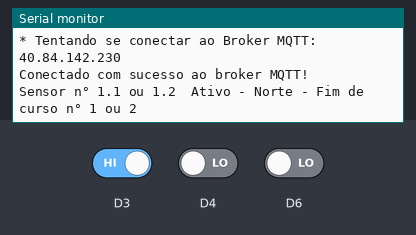
Recording of a sketch running on a simulated ESP8266 (NodeMCU). Parts: the last lines printed to the serial monitor. The test bench sets the inputs (shaded band); at power-on: D3 HIGH, D4 LOW, D6 LOW. WiFi joins after 1.5 s; servers stay silent unless stated; network time is answered at once with the bench clock; the local clock reads 2024-03-15 10:24:30 at power-on unless the sketch sets it; no MQTT or app messages arrive unless stated.

Above: at 12.7 s.
12.8 s: D3 driven LOW
At 14.0 s:
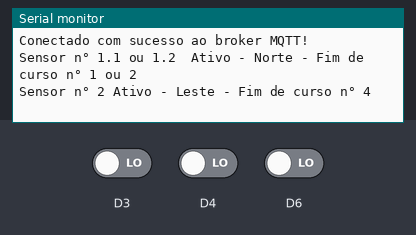
16.1 s: D3 driven HIGH and D4 driven HIGH
At 17.3 s:
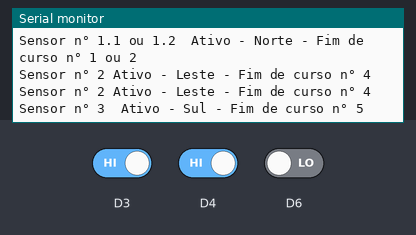

Measured:
- after the input at 12.8 s, the serial monitor: prints a new line after 0.30 s (image 1)
- after the input at 16.1 s, the serial monitor: prints a new line at once (image 2)

The sketch:

sendingDataToTheMqttServer.ino
```cpp
#include <ESP8266WiFi.h> // Importa a Biblioteca ESP8266WiFi
#include <PubSubClient.h> // Importa a Biblioteca PubSubClient
#include <NTPClient.h>//Biblioteca do NTP.
#include <WiFiUDP.h>//Biblioteca do UDP.

WiFiUDP udp;//Cria um objeto "UDP".
NTPClient ntp(udp, "a.st1.ntp.br", -3 * 3600, 60000);//Cria um objeto "NTP" com as configurações.

String hora;//Váriavel que armazenara o horario do NTP.

//defines:
//defines de id mqtt e tópicos para publicação e subscribe
#define TOPICO_SUBSCRIBE "MQTTFilipeFlopEnvia"     //tópico MQTT de escuta
#define TOPICO_PUBLISH   "MQTTFilipeFlopRecebe"    //tópico MQTT de envio de informações para Broker
                                                   //IMPORTANTE: recomendamos fortemente alterar os nomes
                                                   //            desses tópicos. Caso contrário, há grandes
                                                   //            chances de você controlar e monitorar o NodeMCU
                                                   //            de outra pessoa.
#define ID_MQTT  "HomeAut"     //id mqtt (para identificação de sessão)
                               //IMPORTANTE: este deve ser único no broker (ou seja,
                               //            se um client MQTT tentar entrar com o mesmo
                               //            id de outro já conectado ao broker, o broker
                               //            irá fechar a conexão de um deles).


// WIFI
const char* SSID = "NomeWifi"; // SSID / nome da rede WI-FI que deseja se conectar
const char* PASSWORD = "senhaWifi"; // Senha da rede WI-FI que deseja se conectar

// MQTT
const char* BROKER_MQTT = "40.84.142.230"; //URL do broker MQTT que se deseja utilizar
int BROKER_PORT = 1234; // Porta do Broker MQTT

//Variáveis e objetos globais
WiFiClient espClient; // Cria o objeto espClient
PubSubClient MQTT(espClient); // Instancia o Cliente MQTT passando o objeto espClient
char EstadoSaida = '0';  //variável que armazena o estado atual da saída

//Prototypes
void initSerial();
void initWiFi();
void initMQTT();
void reconectWiFi();
void mqtt_callback(char* topic, byte* payload, unsigned int length);
void VerificaConexoesWiFIEMQTT(void);
void InitOutput(void);

/*
 *  Implementações das funções
 */
void setup()
{

  delay(10000);                // atraso de 100 milisegundos

  Serial.println("helo word");          // imprime uma linha
  WiFi.mode(WIFI_STA);       // configura rede no modo estacao
    //inicializações:
    InitOutput();
    initSerial();
    initWiFi();
    initMQTT();

   ntp.begin();//Inicia o NTP.
   ntp.forceUpdate();//Força o Update.

}

//Função: inicializa comunicação serial com baudrate 115200 (para fins de monitorar no terminal serial
//        o que está acontecendo.
//Parâmetros: nenhum
//Retorno: nenhum
void initSerial()
{
    Serial.begin(115200);
}

//Função: inicializa e conecta-se na rede WI-FI desejada
//Parâmetros: nenhum
//Retorno: nenhum
void initWiFi()
{
    delay(10);
    Serial.println("------Conexao WI-FI------");
    Serial.print("Conectando-se na rede: ");
    Serial.println(SSID);
    Serial.println("Aguarde");

    reconectWiFi();
}

//Função: inicializa parâmetros de conexão MQTT(endereço do
//        broker, porta e seta função de callback)
//Parâmetros: nenhum
//Retorno: nenhum
void initMQTT()
{
    MQTT.setServer(BROKER_MQTT, BROKER_PORT);   //informa qual broker e porta deve ser conectado
    //MQTT.setCallback(mqtt_callback);            //atribui função de callback (função chamada quando qualquer informação de um dos tópicos subescritos chega)
}


//Função: reconecta-se ao broker MQTT (caso ainda não esteja conectado ou em caso de a conexão cair)
//        em caso de sucesso na conexão ou reconexão, o subscribe dos tópicos é refeito.
//Parâmetros: nenhum
//Retorno: nenhum
void reconnectMQTT()
{
    while (!MQTT.connected())
    {
        Serial.print("* Tentando se conectar ao Broker MQTT: ");
        Serial.println(BROKER_MQTT);
        if (MQTT.connect(ID_MQTT))
        {
            Serial.println("Conectado com sucesso ao broker MQTT!");
            MQTT.subscribe(TOPICO_SUBSCRIBE);
        }
        else
        {
            Serial.println("Falha ao reconectar no broker.");
            Serial.println("Havera nova tentatica de conexao em 2s");
            delay(2000);
        }
    }
}

//Função: reconecta-se ao WiFi
//Parâmetros: nenhum
//Retorno: nenhum
void reconectWiFi()
{
    //se já está conectado a rede WI-FI, nada é feito.
    //Caso contrário, são efetuadas tentativas de conexão
    if (WiFi.status() == WL_CONNECTED)
        return;

    WiFi.begin(SSID, PASSWORD); // Conecta na rede WI-FI

    while (WiFi.status() != WL_CONNECTED)
    {
        delay(100);
        Serial.print(".");
    }

    Serial.println();
    Serial.print("Conectado com sucesso na rede ");
    Serial.print(SSID);
    Serial.println("IP obtido: ");
    Serial.println(WiFi.localIP());
}

//Função: verifica o estado das conexões WiFI e ao broker MQTT.
void VerificaConexoesWiFIEMQTT(void)
{
    if (!MQTT.connected())
        reconnectMQTT(); //se não há conexão com o Broker, a conexão é refeita

     reconectWiFi(); //se não há conexão com o WiFI, a conexão é refeita
}

//Função: inicializa o output em nível lógico baixo
void InitOutput(void)
{
    pinMode(D3, INPUT);
    pinMode(D4, INPUT);
    pinMode(D6, INPUT);
    pinMode(D7, INPUT);

}


//programa principal
void loop()
{
    //garante funcionamento das conexões WiFi e ao broker MQTT
    VerificaConexoesWiFIEMQTT();

    //envia o status de todos os outputs para o Broker no protocolo esperado
    EnviaEstadoOutputMQTT();


    //keep-alive da comunicação com broker MQTT
    MQTT.loop();
}

void mqtt_callback(char* topic, byte* payload, unsigned int length)
{
    String msg;

    //obtem a string do payload recebido
    for(int i = 0; i < length; i++)
    {
       char c = (char)payload[i];
       msg += c;
    }

}
//Função: envia ao Broker o estado atual do output
//Parâmetros: nenhum
//Retorno: nenhum
void EnviaEstadoOutputMQTT(void)
{

    hora = ntp.getFormattedTime();//Armazena na váriavel HORA, o horario atual.
    // teste Serial.println(hora);//Printa a hora já formatada no monitor.

    if(digitalRead(D3)== 0){
         Serial.println("Sensor n° 2 Ativo - Leste - Fim de curso n° 4 ");
         MQTT.publish(TOPICO_PUBLISH, "{'SENSOR':'1'}");

    }else if(digitalRead(D4)== 0){
        Serial.println("Sensor n° 1.1 ou 1.2  Ativo - Norte - Fim de curso n° 1 ou 2");
        MQTT.publish(TOPICO_PUBLISH, "{'SENSOR':'1'}");

    }else if(digitalRead(D6)== 0){
        Serial.println("Sensor n° 3  Ativo - Sul - Fim de curso n° 5");
        MQTT.publish(TOPICO_PUBLISH, "{'SENSOR':'2'}");

    }else if(digitalRead(D7)== 0){
        Serial.println("Sensor n° 4  Ativo - Oeste - Fim de curso n° 3");
        MQTT.publish(TOPICO_PUBLISH, "{'SENSOR':'3'}");

    } delay(1500);
}
```
